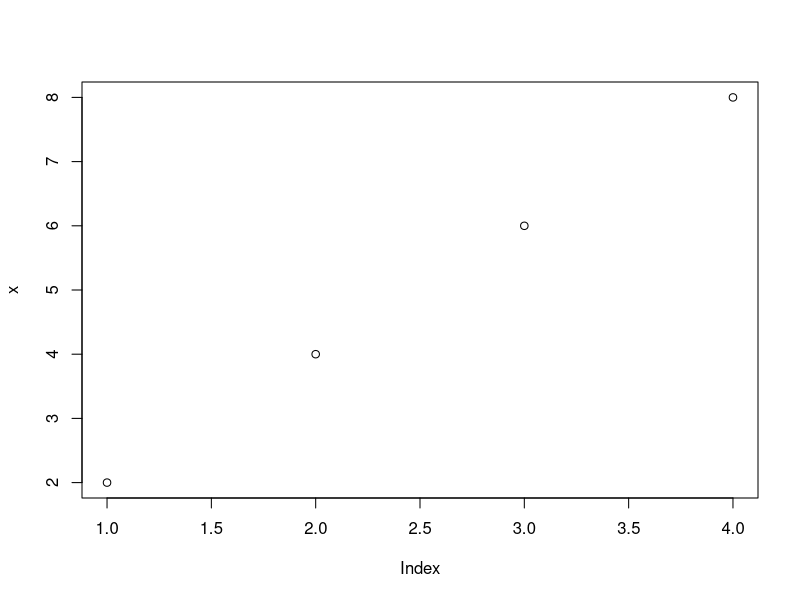
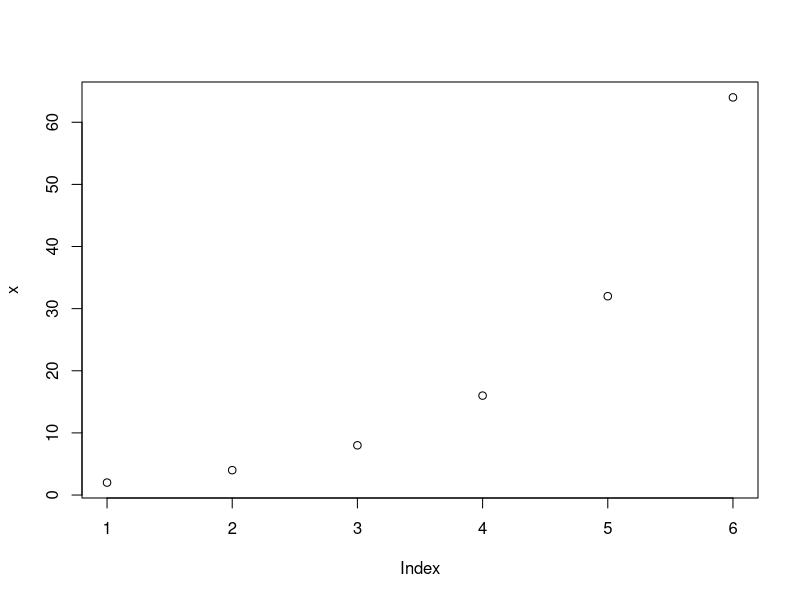
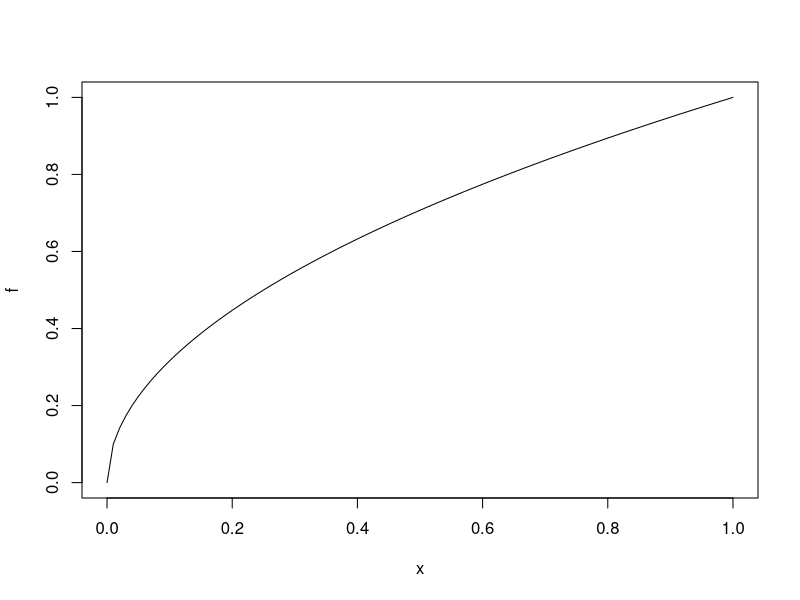
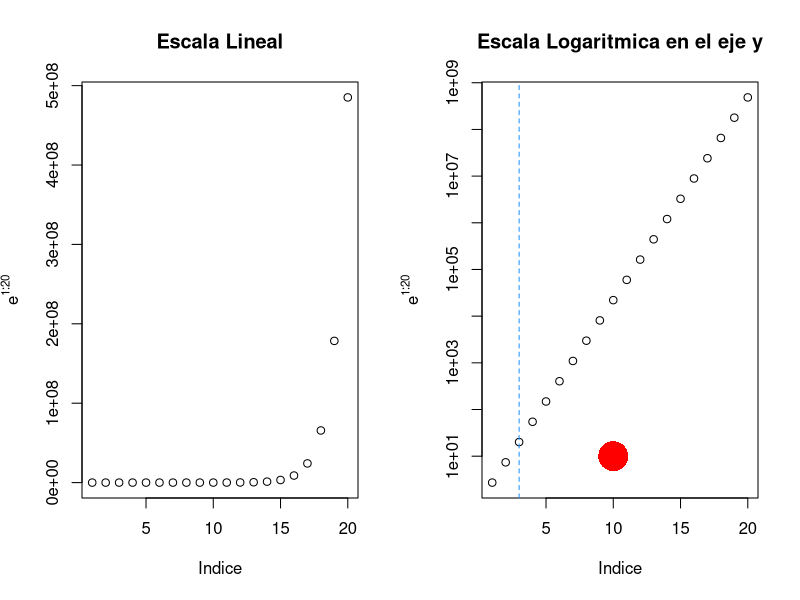
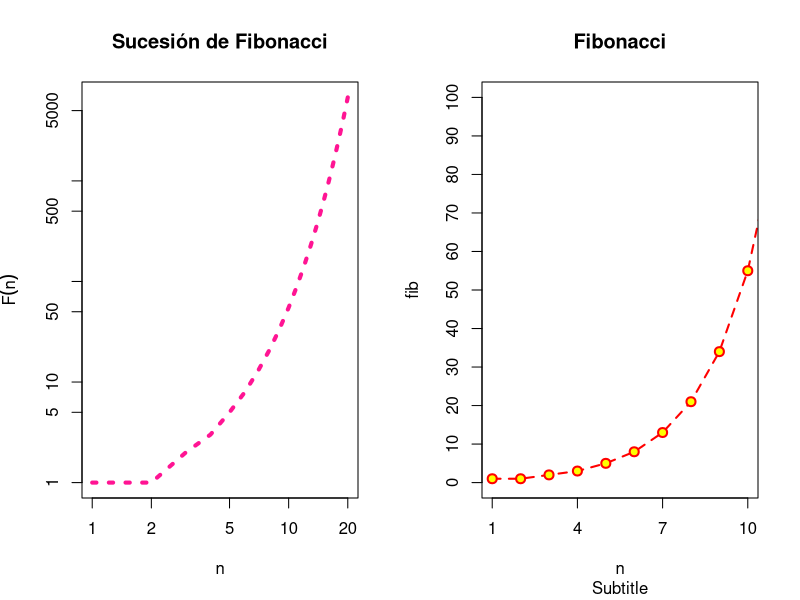
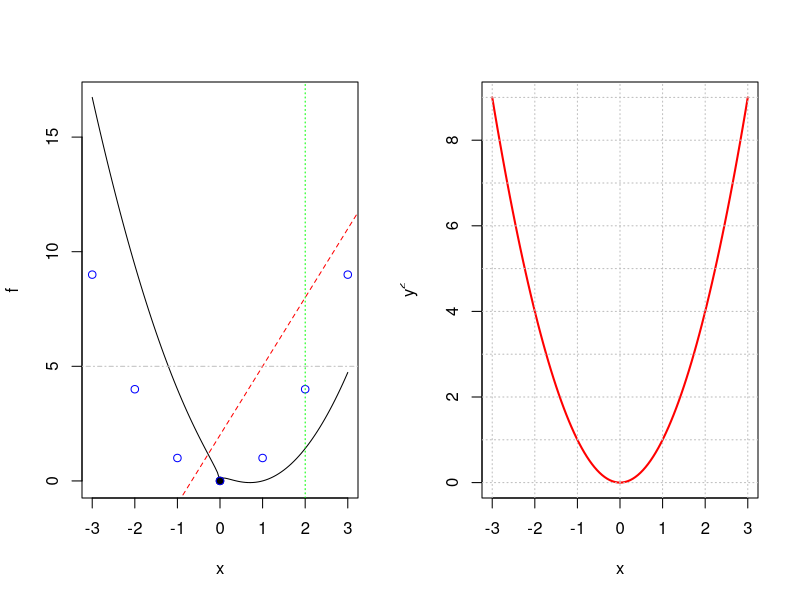
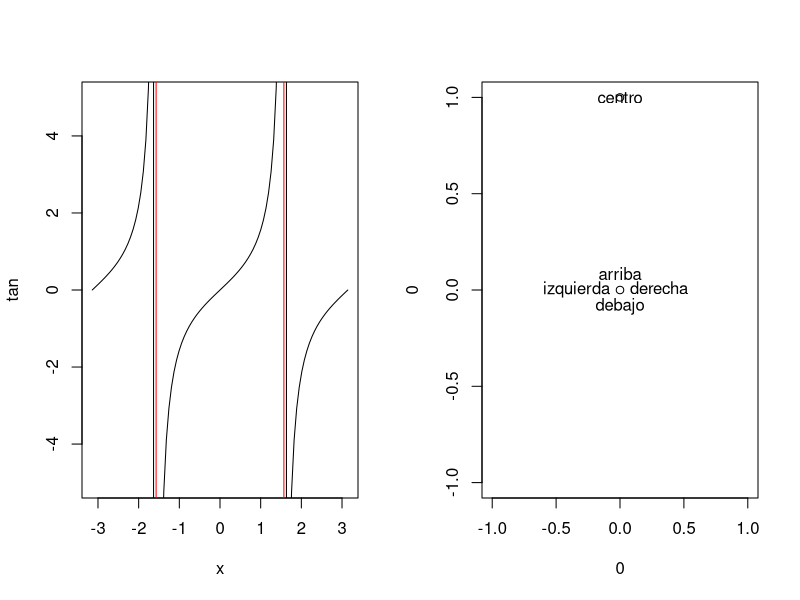
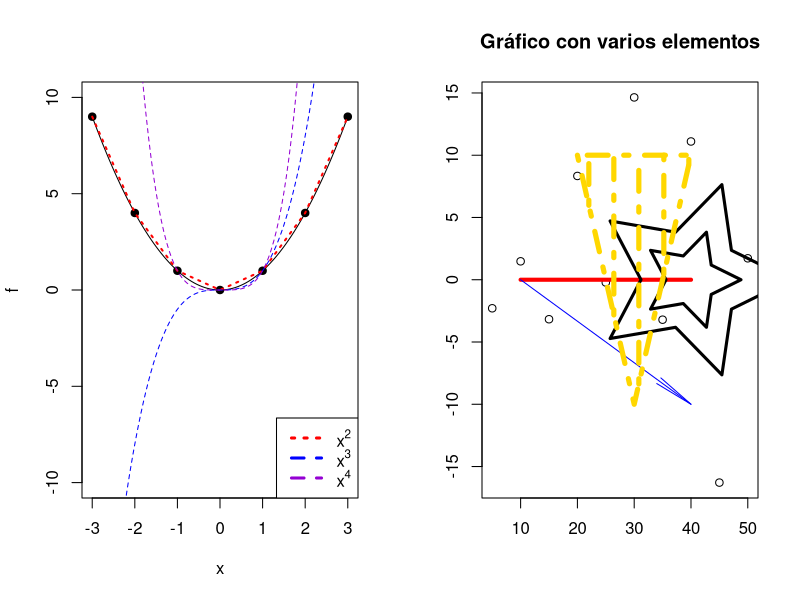

Source code (R) for these figures, in order:
## ---- chunk 1
knitr::opts_chunk$set(echo = TRUE)
## ---- chunk 2
x = c(2,4,6,8)

plot(x)
## ---- chunk 3
x <- 2^(1:6)

#plot(1:length(x), x)
plot(x)
## ---- chunk 4
f <- function(x){ sqrt(x) }

plot(f)
## ---- chunk 5
par(mfrow = c(1,2))
plot = plot(exp(1:20), xlab = 'Indice', ylab = expression(e^{1:20}), main = 'Escala Lineal')
plotLog = plot(exp(1:20), log = 'y', xlab = 'Indice', ylab = expression(e^{1:20}), main = 'Escala Logaritmica en el eje y')
points(10,10, col = "red", cex = 4, pch = 16)
abline(v = 3, lty = 2, col = "dodgerblue")
## ---- chunk 6
n = 1:20
fib = (1/sqrt(5))*((1+sqrt(5))/2)^n - (1/sqrt(5))*((1-sqrt(5))/2)^n

plot(fib, xlab = 'n', ylab = expression(F(n)), main = 'Sucesión de Fibonacci', 
     log = 'xy', pch = 21, cex = 2, col = 'deeppink', bg = 'gold', type = 'l', lty = 'dotted', lwd = 4)
## ---- chunk 7
plot(n, fib, pch = 21, col = 'red', bg = 'yellow', cex = 1.2, type = "o", main = "Fibonacci", sub = "Subtitle", 
     lty = "dashed", lwd = 2, xlim = c(1, 10), ylim = c(0, 100), xaxp = c(1,10,3), yaxp = c(0,100,10))
## ---- chunk 8
f <- function(x){
  x^2 - 2*x + sqrt(abs(x))
}
plot(f, xlim = c(-3,3))
points(0,0, pch = 19)
points(-3:3, (-3:3)^2, col = "blue")
abline(2,3, lty = "dashed", col = "red")
abline(v = 2, lty = "dotted", col = "green")
abline(h = 5, lty = "dotdash", col = "gray")
## ---- chunk 9
f <- function(x){x^2}
plot(f, xlim = c(-3,3), col = "red", lwd = 2, ylab = expression(y^2), xlab = "x")
abline(h = 0:9, v = -3:3, lty = "dotted", col = "grey")
## ---- chunk 10
plot(tan, xlim = c(-pi, pi), ylim = c(-5,5))
abline(v = c(-pi/2, pi/2), col = "red")
## ---- chunk 11
plot(0,0)
text(0,0 ,labels = "debajo", pos = 1)
text(0,0 ,labels = "izquierda", pos = 2)
text(0,0 ,labels = "arriba", pos = 3)
text(0,0 ,labels = "derecha", pos = 4)
points(0,1)
text(0,1 ,labels = "centro")
## ---- chunk 12
f <- function(x){x^2}
plot(f, xlim = c(-3,3), ylim = c(-10,10))
points(-3:3, f(-3:3), pch = 19)
lines(-3:3, f(-3:3), lwd = 2, lty = "dotted", col = "red")
curve(x^3, lty = "dashed", col = "blue", add = TRUE)
curve(x^4, lty = "dashed", col = "darkviolet", add = TRUE)
legend("bottomright", 
       col = c("red","blue","darkviolet"), 
       legend=c(expression(x^2),expression(x^3),expression(x^4)), 
       lwd=3, 
       bty="o", 
       lty=c("dotted","dashed","dashed")
       )
## ---- chunk 13
x = c(5*(1:10))
plot(x,c(exp(-x)+(-1)^x*x/2*sin(x)^2), xlab="", ylab="", main="Gráfico con varios elementos")
segments(10,0,40,0, col="red", lwd=4)
arrows(10,0,40,-10, col="blue", length=0.4, angle=5, code=2)
symbols(40,0, stars=cbind(1,.5,1,.5,1,.5,1,.5,1,.5), add=TRUE, lwd=3, inches=0.5)
symbols(40,0, stars=cbind(1,.5,1,.5,1,.5,1,.5,1,.5), add=TRUE, lwd=3)
polygon(c(20,30,40), c(10,-10,10), col="gold", density=4, angle=90, lty=4, lwd=5)
## ---- chunk 14
alumnos = c(1:10)
notas = c(2,5,7,9,8,3,5,6,10,7)
plot(alumnos, notas, main = "Gráfico con texto")
text(alumnos, notas, labels = c("S","A","N","E","N","S","A","A","E","N"), pos= c(rep(3, times=8),1,3))
arrows(7,9,9,10, col="blue", length=0.4, angle=5, code=2)
text(7.7,9.2, labels = "excelent!!!", pos = 3, srt = 17)
symbols(1,2, circles=0.15, add=TRUE, lwd=1.5, fg="red", inches = FALSE)
symbols(6,3, circles=0.15, add=TRUE, lwd=1.5, fg="red", inches = FALSE)
